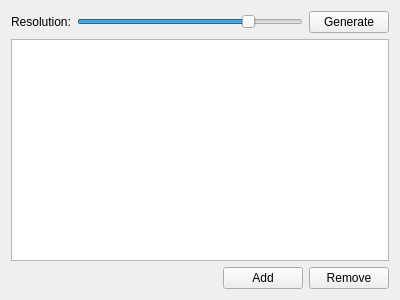
<?xml version="1.0" encoding="UTF-8"?>
<ui version="4.0">
 <class>AllowedCollisionMatrixWidget</class>
 <widget class="QWidget" name="AllowedCollisionMatrixWidget">
  <property name="geometry">
   <rect>
    <x>0</x>
    <y>0</y>
    <width>400</width>
    <height>300</height>
   </rect>
  </property>
  <property name="sizePolicy">
   <sizepolicy hsizetype="Expanding" vsizetype="Expanding">
    <horstretch>0</horstretch>
    <verstretch>0</verstretch>
   </sizepolicy>
  </property>
  <property name="windowTitle">
   <string>Form</string>
  </property>
  <layout class="QVBoxLayout" name="verticalLayout">
   <property name="sizeConstraint">
    <enum>QLayout::SetNoConstraint</enum>
   </property>
   <item>
    <widget class="QFrame" name="frame">
     <property name="frameShape">
      <enum>QFrame::NoFrame</enum>
     </property>
     <property name="frameShadow">
      <enum>QFrame::Raised</enum>
     </property>
     <property name="lineWidth">
      <number>1</number>
     </property>
     <layout class="QHBoxLayout" name="horizontalLayout">
      <property name="leftMargin">
       <number>0</number>
      </property>
      <property name="topMargin">
       <number>0</number>
      </property>
      <property name="rightMargin">
       <number>0</number>
      </property>
      <property name="bottomMargin">
       <number>0</number>
      </property>
      <item>
       <widget class="QLabel" name="resolutionLabel">
        <property name="text">
         <string>Resolution:</string>
        </property>
       </widget>
      </item>
      <item>
       <widget class="QSlider" name="resolutionSlider">
        <property name="minimum">
         <number>1000</number>
        </property>
        <property name="maximum">
         <number>10000</number>
        </property>
        <property name="value">
         <number>8000</number>
        </property>
        <property name="orientation">
         <enum>Qt::Horizontal</enum>
        </property>
       </widget>
      </item>
      <item>
       <widget class="QPushButton" name="generatePushButton">
        <property name="minimumSize">
         <size>
          <width>80</width>
          <height>0</height>
         </size>
        </property>
        <property name="text">
         <string>Generate</string>
        </property>
       </widget>
      </item>
     </layout>
    </widget>
   </item>
   <item>
    <widget class="tesseract_gui::AllowedCollisionMatrixTreeView" name="acmTreeView">
     <property name="editTriggers">
      <set>QAbstractItemView::NoEditTriggers</set>
     </property>
    </widget>
   </item>
   <item>
    <widget class="QFrame" name="frame_2">
     <property name="frameShape">
      <enum>QFrame::NoFrame</enum>
     </property>
     <property name="frameShadow">
      <enum>QFrame::Raised</enum>
     </property>
     <layout class="QHBoxLayout" name="horizontalLayout_2">
      <property name="leftMargin">
       <number>0</number>
      </property>
      <property name="topMargin">
       <number>0</number>
      </property>
      <property name="rightMargin">
       <number>0</number>
      </property>
      <property name="bottomMargin">
       <number>0</number>
      </property>
      <item>
       <spacer name="horizontalSpacer">
        <property name="orientation">
         <enum>Qt::Horizontal</enum>
        </property>
        <property name="sizeHint" stdset="0">
         <size>
          <width>40</width>
          <height>20</height>
         </size>
        </property>
       </spacer>
      </item>
      <item>
       <widget class="QPushButton" name="addPushButton">
        <property name="minimumSize">
         <size>
          <width>80</width>
          <height>0</height>
         </size>
        </property>
        <property name="text">
         <string>Add</string>
        </property>
       </widget>
      </item>
      <item>
       <widget class="QPushButton" name="removePushButton">
        <property name="minimumSize">
         <size>
          <width>80</width>
          <height>0</height>
         </size>
        </property>
        <property name="text">
         <string>Remove</string>
        </property>
       </widget>
      </item>
     </layout>
    </widget>
   </item>
  </layout>
 </widget>
 <customwidgets>
  <customwidget>
   <class>tesseract_gui::AllowedCollisionMatrixTreeView</class>
   <extends>QTreeView</extends>
   <header>tesseract_qt/acm/allowed_collision_matrix_tree_view.h</header>
  </customwidget>
 </customwidgets>
 <resources/>
 <connections/>
</ui>
